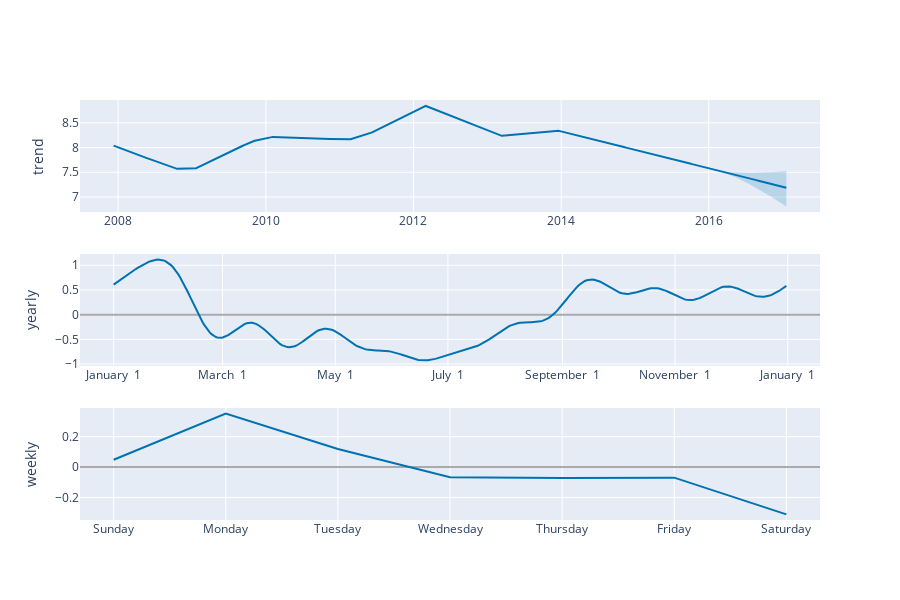

The cell this chart's notebook holds for it:
### Code cell
plot_components_plotly(m, forecast)

### Figure 1 — Plotly figure (JSON) as saved in the notebook; plotly's stock layout.template omitted (floating-point values rounded to 4 significant figures; data arrays with more than 128 entries replaced by an {"elided": "..."} marker saying what was removed)
{"data": [{"line": {"color": "#0072B2", "width": 2}, "mode": "lines", "name": "trend", "type": "scatter", "x": {"elided": "3270 str values"}, "xaxis": "x", "y": {"elided": "3270 float values"}, "yaxis": "y"}, {"line": {"color": "rgba(0, 114, 178, 0.2)", "width": 0}, "mode": "lines", "name": "trend_upper", "type": "scatter", "x": {"elided": "3270 str values"}, "xaxis": "x", "y": {"elided": "3270 float values"}, "yaxis": "y"}, {"fill": "tonexty", "fillcolor": "rgba(0, 114, 178, 0.2)", "line": {"color": "rgba(0, 114, 178, 0.2)", "width": 0}, "mode": "lines", "name": "trend_lower", "type": "scatter", "x": {"elided": "3270 str values"}, "xaxis": "x", "y": {"elided": "3270 float values"}, "yaxis": "y"}, {"line": {"color": "#0072B2", "width": 2}, "mode": "lines", "name": "yearly", "type": "scatter", "x": {"elided": "365 str values"}, "xaxis": "x2", "y": {"elided": "365 float values"}, "yaxis": "y2"}, {"line": {"color": "#0072B2", "width": 2}, "mode": "lines", "name": "weekly", "type": "scatter", "x": ["2017-01-01T00:00:00", "2017-01-02T00:00:00", "2017-01-03T00:00:00", "2017-01-04T00:00:00", "2017-01-05T00:00:00", "2017-01-06T00:00:00", "2017-01-07T00:00:00"], "xaxis": "x3", "y": [0.04829, 0.3523, 0.1196, -0.06667, -0.07225, -0.06958, -0.3117], "yaxis": "y3"}], "layout": {"height": 600, "showlegend": false, "width": 900, "xaxis": {"anchor": "y", "domain": [0, 1], "range": ["2007-06-26T14:24:00", "2017-07-04T09:36:00"], "type": "date"}, "xaxis2": {"anchor": "y2", "domain": [0, 1], "range": ["2016-12-13T18:54:02.958904115", "2018-01-18T11:04:57.863013581"], "tickformat": "%B %e", "type": "date"}, "xaxis3": {"anchor": "y3", "domain": [0, 1], "range": ["2016-12-31T16:48:00", "2017-01-07T07:12:00"], "tickformat": "%A", "type": "date"}, "yaxis": {"anchor": "x", "domain": [0.7333, 1], "rangemode": "normal", "title": {"text": "trend"}, "zerolinecolor": "#AAA"}, "yaxis2": {"anchor": "x2", "domain": [0.3667, 0.6333], "title": {"text": "yearly"}, "zerolinecolor": "#AAA"}, "yaxis3": {"anchor": "x3", "domain": [0, 0.2667], "title": {"text": "weekly"}, "zerolinecolor": "#AAA"}}}
